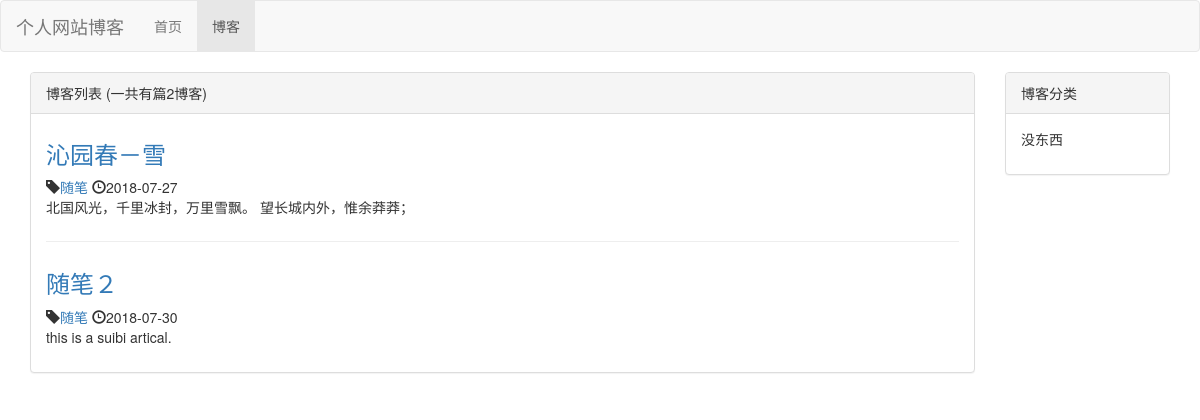
Page /blog/type/2 on the committed database.
### blog/models.py (models this page shows, shortened)
class Blog(models.Model):
    title = models.CharField(max_length=50)
    blog_type = models.ForeignKey(BlogType, on_delete=models.DO_NOTHING)
    content = models.TextField()
    author = models.ForeignKey(User, on_delete=models.DO_NOTHING)
    created_time = models.DateTimeField(auto_now_add=True)
    last_updated_time = models.DateTimeField(auto_now=True)

class BlogType(models.Model):
    type_name = models.CharField(max_length=15)
    def __str__(self):
        return self.type_name

### blog/views.py (the view)
# urls.py: path('type/<int:blog_tpye_pk>', views.blogs_with_type, name='blogs_with_type'),
def blogs_with_type(request, blog_tpye_pk):
    context = {}
    blog_type = get_object_or_404(BlogType, pk=blog_tpye_pk)
    context['blogs'] = Blog.objects.filter(blog_type=blog_type)
    context['blog_type'] = blog_type
    return render_to_response('blog/blogs_with_type.html', context)

### blog/templates/blog/blogs_with_type.html (shortened to what this page needs)
{% extends 'blog/blog_list.html' %}

### blog/templates/blog/blog_list.html (shortened to what this page needs)
{% extends 'base.html' %}
{% block nav_blog_active %}active{% endblock %}
{% load staticfiles %}
{% block header_extends %}
<link rel="stylesheet" href="{% static 'blog/blog.css' %}">
{% endblock %}
{% block content %}
<div class="container">
    <div class="row">
        <div class="col-xs-12 col-sm-8 col-md-9 col-lg-10">
            <div class="panel panel-default">
                <div class="panel-heading">博客列表 (一共有篇{{ blogs|length }}博客)</div>
                <div class="panel-body">
                    {% for blog in blogs %}
                        <div class="blog">
                            <h3><a href="{% url 'blog_detail' blog.pk %}">{{ blog.title }}</a></h3>
                            <p class="blog-info">
                                <span class="glyphicon glyphicon-tag" aria-hidden="true"></span><a href="{% url 'blogs_with_type' blog.blog_type.pk %}">{{ blog.blog_type }}</a>
                                <span class="glyphicon glyphicon-time" aria-hidden="true"></span>{{ blog.created_time|date:'Y-m-d'}}
                            </p>
                            <p>{{ blog.content|truncatechars:30 }}</p>
                        </div>
                    {% empty %}
                        <div class="blog">
                            <h3>－－暂无博客，敬请期待－－</h3>
                        </div>
                    {% endfor %}
                </div>
            </div>
        </div>
        <div class="hidden-xs col-sm-4 col-md-3 col-lg-2">
            <div class="panel panel-default">
                <div class="panel-heading">博客分类</div>
                <div class="panel-body">
                    <ul class="blog-types">
                        {% for blog_type in blog_types %}
                            <li><a href="{% url 'blogs_with_type' blog_type.pk %}">{{ blog_type.type_name }}</a></li>
                        {% empty %}
                            <li>没东西</li>
                        {% endfor %}
                    </ul>
                </div>
            </div>
        </div>
    </div>
</div>
{% endblock %}

### static/base.css (style rules this page uses)
* { margin: 0; padding: 0; }
body { margin-top: 0px!important; }

### blog/static/blog/blog.css (style rules this page uses)
ul.blog-types { list-style-type: none; }
div.blog:not(:last-child) { margin-bottom: 2em; padding-bottom: 1em; border-bottom: 1px solid #eee; }
div.blog h3 { margin-top: 0.5em; }
div.blog p.blog-info { margin-bottom: 0px; }

### rows in the picture
Blog: title "沁园春－雪", blog_type "随笔", created_time "2018-07-27", content "北国风光，千里冰封，万里雪飘。 望长城内外，惟余莽莽；"
Blog: title "随笔２", blog_type "随笔", created_time "2018-07-30", content "this is a suibi artical."

### other values in the picture
{{ blogs|length }} "2"
